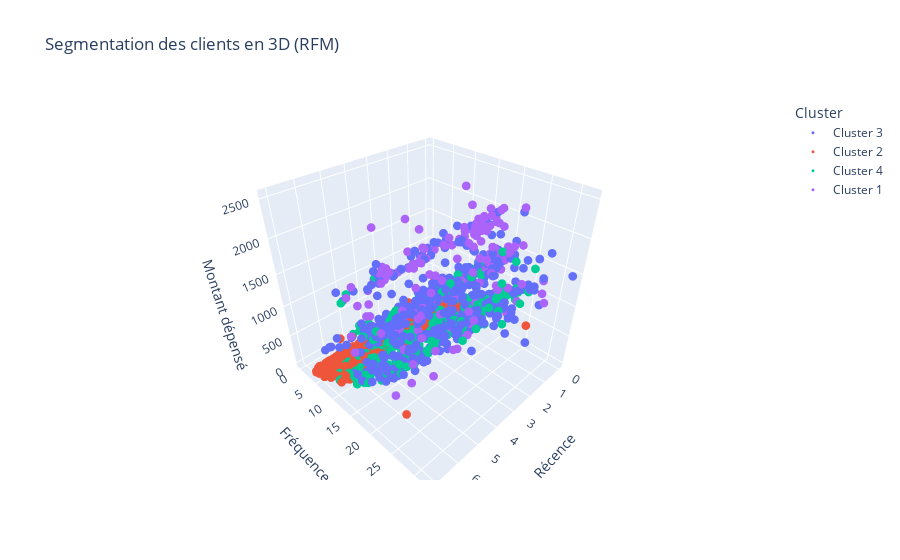

Here is the notebook cell this chart was saved with:
### Code cell
rfm_data = pd.DataFrame()
rfm_data['Recency'] = df_['Recency_']
rfm_data['Frequency'] = df_['Total_Purchases']
rfm_data['Monetary'] = df_['Total_Spend']
rfm_data['Cluster'] = df_['Cluster']
fig = px.scatter_3d(
    rfm_data, 
    x='Recency', 
    y='Frequency', 
    z='Monetary', 
    color='Cluster',
    title='Segmentation des clients en 3D (RFM)',
    labels={'Recency': 'Récence', 'Frequency': 'Fréquence', 'Monetary': 'Montant dépensé'},
    color_continuous_scale=px.colors.sequential.Viridis
)

fig.update_traces(marker=dict(size=3))

fig.show()

### Figure 1 — Plotly figure (JSON) as saved in the notebook; plotly's stock layout.template omitted (floating-point values rounded to 4 significant figures; data arrays with more than 128 entries replaced by an {"elided": "..."} marker saying what was removed)
{"data": [{"hovertemplate": "Cluster=Cluster 3<br>Récence=%{x}<br>Fréquence=%{y}<br>Montant dépensé=%{z}<extra></extra>", "legendgroup": "Cluster 3", "marker": {"color": "#636efa", "size": 3, "symbol": "circle"}, "mode": "markers", "name": "Cluster 3", "scene": "scene", "showlegend": true, "type": "scatter3d", "x": {"elided": "610 float values"}, "y": {"elided": "610 int values"}, "z": {"elided": "610 int values"}}, {"hovertemplate": "Cluster=Cluster 2<br>Récence=%{x}<br>Fréquence=%{y}<br>Montant dépensé=%{z}<extra></extra>", "legendgroup": "Cluster 2", "marker": {"color": "#EF553B", "size": 3, "symbol": "circle"}, "mode": "markers", "name": "Cluster 2", "scene": "scene", "showlegend": true, "type": "scatter3d", "x": {"elided": "1009 float values"}, "y": {"elided": "1009 int values"}, "z": {"elided": "1009 int values"}}, {"hovertemplate": "Cluster=Cluster 4<br>Récence=%{x}<br>Fréquence=%{y}<br>Montant dépensé=%{z}<extra></extra>", "legendgroup": "Cluster 4", "marker": {"color": "#00cc96", "size": 3, "symbol": "circle"}, "mode": "markers", "name": "Cluster 4", "scene": "scene", "showlegend": true, "type": "scatter3d", "x": {"elided": "404 float values"}, "y": {"elided": "404 int values"}, "z": {"elided": "404 int values"}}, {"hovertemplate": "Cluster=Cluster 1<br>Récence=%{x}<br>Fréquence=%{y}<br>Montant dépensé=%{z}<extra></extra>", "legendgroup": "Cluster 1", "marker": {"color": "#ab63fa", "size": 3, "symbol": "circle"}, "mode": "markers", "name": "Cluster 1", "scene": "scene", "showlegend": true, "type": "scatter3d", "x": {"elided": "189 float values"}, "y": {"elided": "189 int values"}, "z": {"elided": "189 int values"}}], "layout": {"legend": {"title": {"text": "Cluster"}, "tracegroupgap": 0}, "scene": {"domain": {"x": [0, 1], "y": [0, 1]}, "xaxis": {"title": {"text": "Récence"}}, "yaxis": {"title": {"text": "Fréquence"}}, "zaxis": {"title": {"text": "Montant dépensé"}}}, "title": {"text": "Segmentation des clients en 3D (RFM)"}}}
